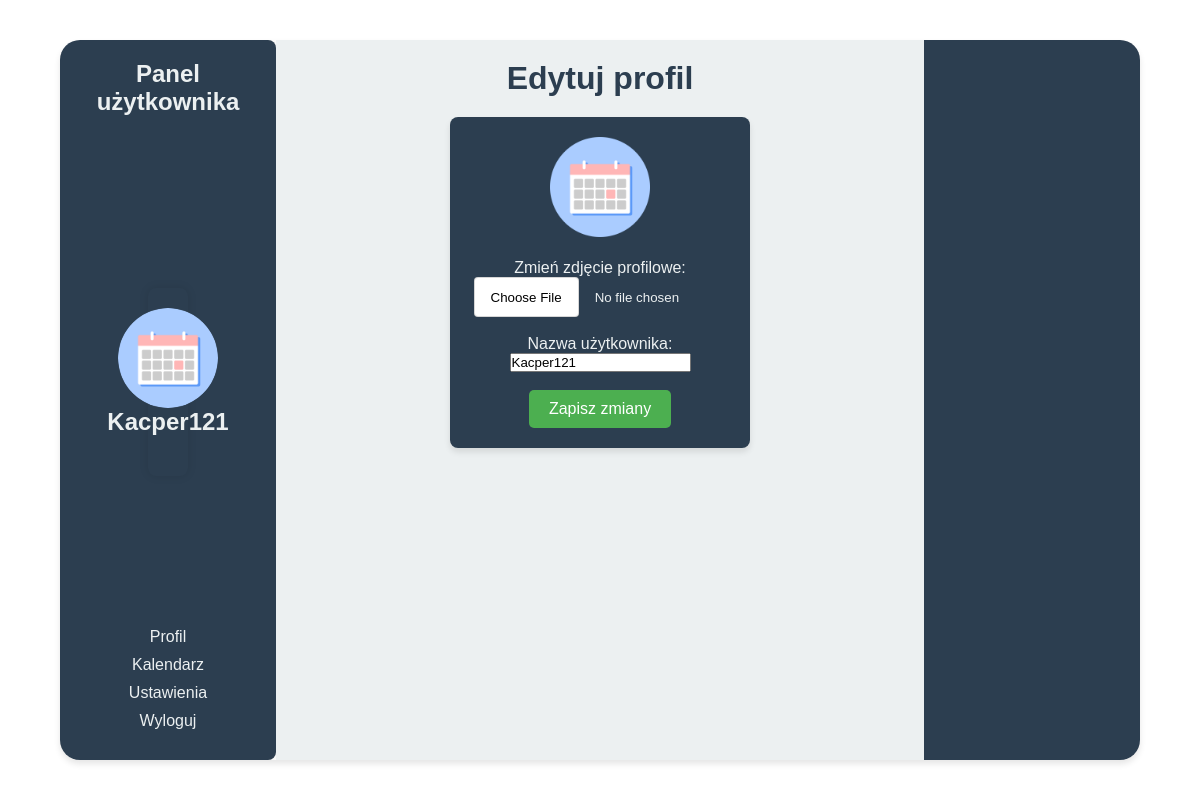
The page /ProjektKalendarzPHP/profile.php (signed in) on the database as committed earlier.
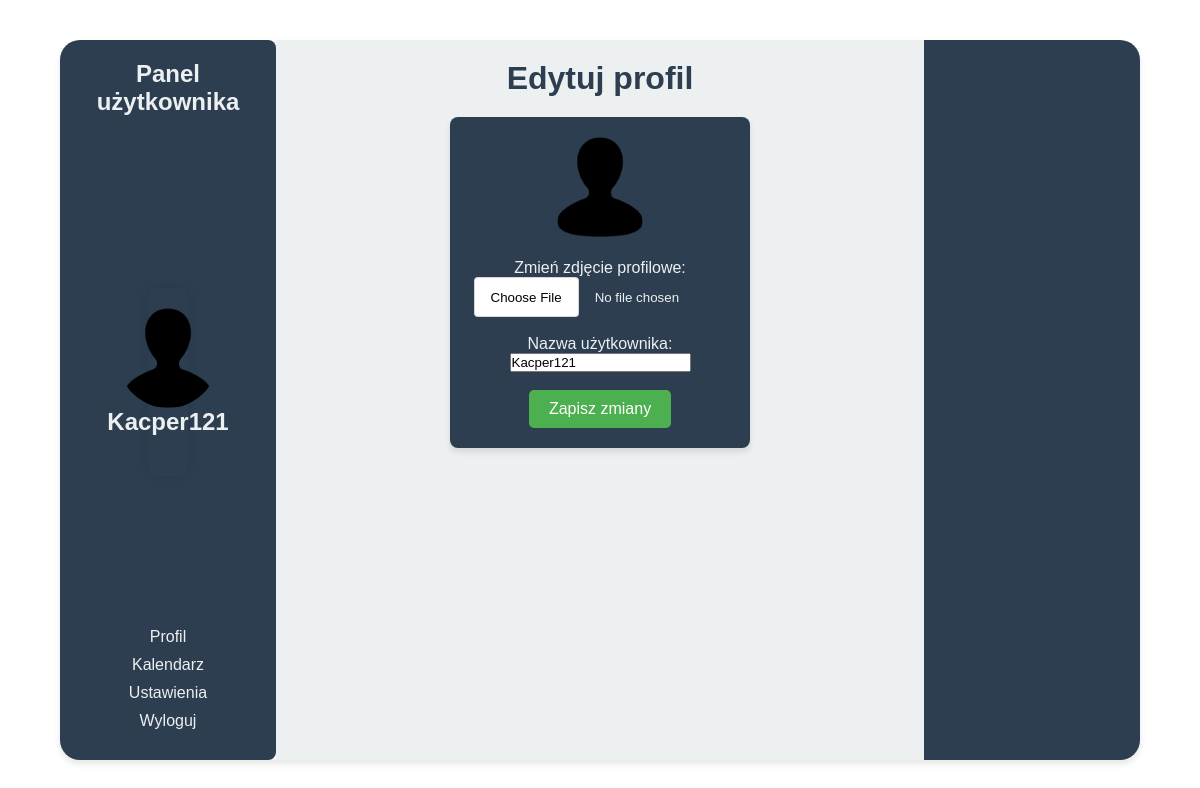
The same page on the database as committed later.
### tables this page shows
CREATE TABLE `users` (
  `id` int(11) NOT NULL,
  `username` varchar(50) NOT NULL,
  `password` varchar(255) NOT NULL,
  `user_image` varchar(255) NOT NULL
);

### ProjektKalendarzPHP/profile.php (the view, shortened to what this page needs)
<?php
$host = "localhost";
$username = "root";
$password = "";
$dbname = "testdb";
$conn = new mysqli($host, $username, $password, $dbname);
$user_id = $_SESSION['user_id'];
$sql = "SELECT * FROM users WHERE id = ?";
$stmt = $conn->prepare($sql);
$stmt->bind_param("i", $user_id);
$stmt->execute();
$result = $stmt->get_result();
$user = $result->fetch_assoc();
$current_username = $user['username'];
$current_image = $user['user_image'];
$imagePath = 'uploads/' . $current_image;
?>
<!DOCTYPE html>
<html lang="pl">
<head>
  <link rel="stylesheet" href="css/style.css">
  <link rel="stylesheet" href="css/styleAdd.css">
</head>
<body>
<div class="container">
  <div class="user-panel">
    <h2>Panel użytkownika</h2><div class="user-panel">
      <img id="user-image" src="<?php echo htmlspecialchars($imagePath); ?>" alt="User Image">
      <h2 id="user-name"><?php echo htmlspecialchars($current_username); ?></h2>
    </div>
    <ul >
      <li><a href="profile.php">Profil</a></li>
      <li><a href="index.php">Kalendarz</a></li>
      <li><a href="setting.php">Ustawienia</a></li>
      <li><a href="logout.php">Wyloguj</a></li>
    </ul>
  </div>
  <div class="calendar">
    <h1>Edytuj profil</h1>
    <div class="settingsT">
    <form action="update_profile.php" method="POST" enctype="multipart/form-data">
      <img src="uploads/<?php echo htmlspecialchars($current_image); ?>" alt="Aktualne zdjęcie" width="100"><br><br>
      <label for="profile_image">Zmień zdjęcie profilowe:</label>
      <br>
      <input type="file" id="profile_image" name="profile_image"><br><br>
        <label for="username">Nazwa użytkownika:</label>
        <input type="text" id="username" name="username" value="<?php echo htmlspecialchars($current_username); ?>" required><br><br>
        <input type="submit" value="Zapisz zmiany">
    </form>
    </div>
  </div>
  <div class="container1">
  </div>
</body>
</html>

Rows that differ between the two databases and show on the page:
changed users "Kacper121": user_image: a different picture
